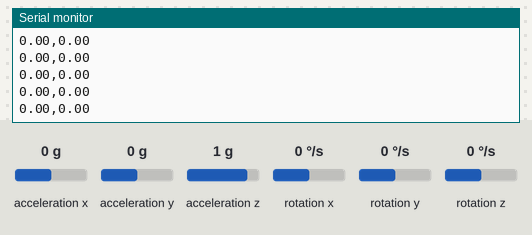
Bench run of a sketch on a simulated Arduino Uno, built with avr-gcc and run on an emulated ATmega328P. Shown: the last lines printed to the serial monitor. Inputs (shaded band) come from the test bench; at power-on: acceleration y 0 g, acceleration x 0 g, acceleration z 1 g, rotation x 0 °/s, rotation y 0 °/s, rotation z 0 °/s.

Above: at 1.2 s.
1.3 s: acceleration y set to -1.4 g
At 1.8 s:
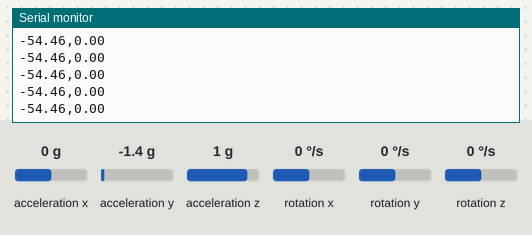
4.3 s: acceleration x set to -1.4 g
At 5.0 s:
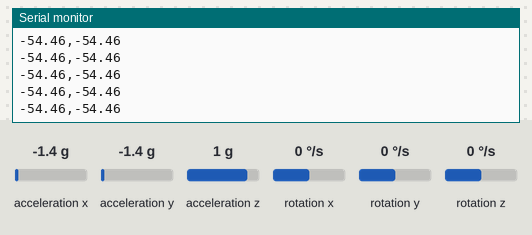
5.8 s: acceleration z set to -1.4 g
At 6.6 s:
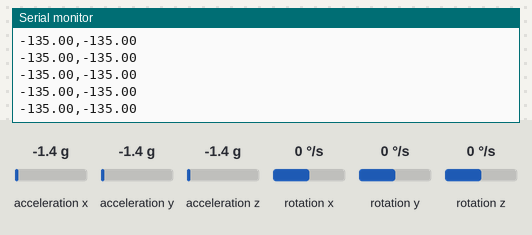
Timing chart, 0 to 8.8 s (numbered marks = the images above; inputs shaded):
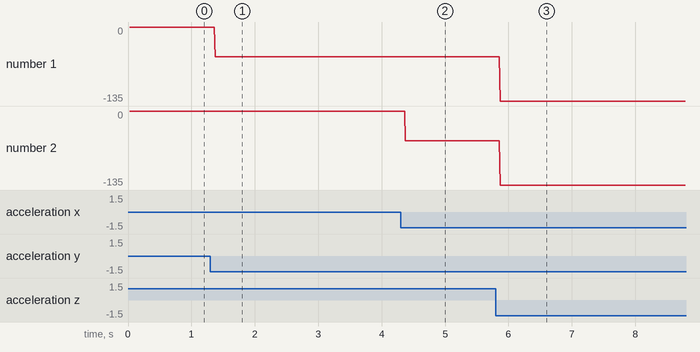

Measured:
- after the input at 1.3 s, the serial monitor: prints a new line after 0.07 s (image 1)
- after the input at 4.3 s, the serial monitor: prints a new line after 0.08 s (image 2)
- after the input at 5.8 s, the serial monitor: prints a new line after 0.07 s (image 3)
- plotted number 1: 0 → -54.46 after the input at 1.3 s, -54.46 → -135 after the input at 5.8 s
- plotted number 2: -54.46 → -135 after the input at 5.8 s

The sketch:

MPU6050.ino
```cpp
#include <Wire.h>
#include <MPU6050.h>

MPU6050 mpu;

int16_t ax, ay, az;
int16_t gx, gy, gz;

void setup() {

  Wire.begin();
  Serial.begin(9600);

  // 初期化
  mpu.initialize();
  delay(10);

  // 角速度の計測範囲
  mpu.setFullScaleGyroRange(MPU6050_GYRO_FS_2000);
  delay(10);

  // キャリブレーション
  mpu.CalibrateGyro();
  mpu.CalibrateAccel();

}

void loop() {

  // 加速度と角速度を取得
  mpu.getMotion6(&ax, &ay, &az, &gx, &gy, &gz);

  // X軸の角度
  float degX = atan2(ay, az) * RAD_TO_DEG;

  // Y軸の角度
  float degY = atan2(ax, az) * RAD_TO_DEG;

  Serial.print(degX);
  Serial.print(",");
  Serial.println(degY);

  //delay(500);

}
```
